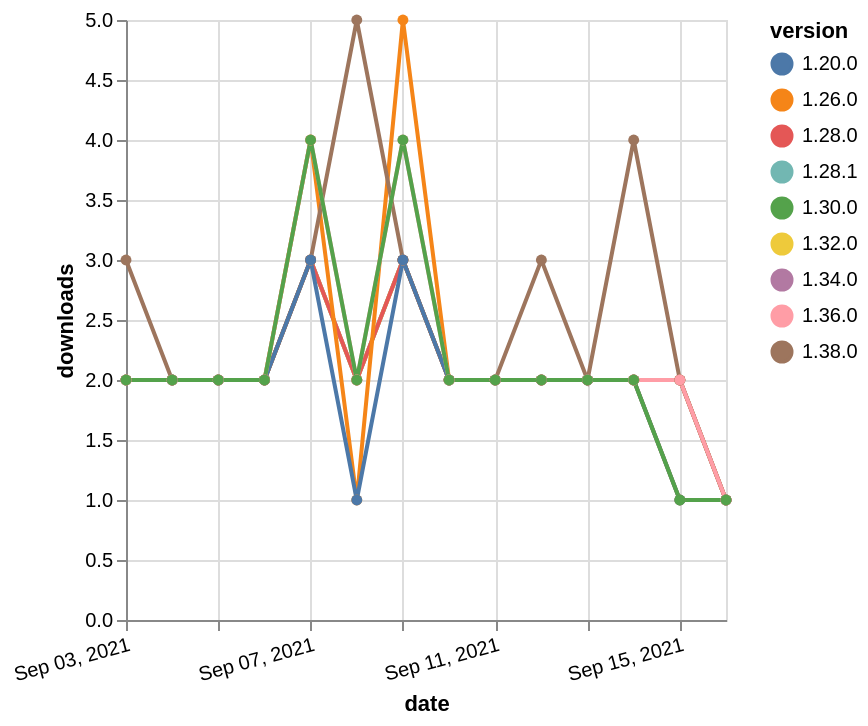

Write the Vega-Lite specification saved for this chart.
### Vega-Lite specification from a JSON file in a GitHub repository (floating-point values rounded to 4 significant figures)
{"$schema": "https://vega.github.io/schema/vega-lite/v5.json", "description": "A simple bar chart with embedded data.", "data": {"values": [{"date": "2021-09-03", "total": 1024, "delta": 2, "version": "1.34.0"}, {"date": "2021-09-04", "total": 1026, "delta": 2, "version": "1.34.0"}, {"date": "2021-09-05", "total": 1028, "delta": 2, "version": "1.34.0"}, {"date": "2021-09-06", "total": 1030, "delta": 2, "version": "1.34.0"}, {"date": "2021-09-07", "total": 1033, "delta": 3, "version": "1.34.0"}, {"date": "2021-09-08", "total": 1035, "delta": 2, "version": "1.34.0"}, {"date": "2021-09-09", "total": 1038, "delta": 3, "version": "1.34.0"}, {"date": "2021-09-10", "total": 1040, "delta": 2, "version": "1.34.0"}, {"date": "2021-09-11", "total": 1042, "delta": 2, "version": "1.34.0"}, {"date": "2021-09-12", "total": 1044, "delta": 2, "version": "1.34.0"}, {"date": "2021-09-13", "total": 1046, "delta": 2, "version": "1.34.0"}, {"date": "2021-09-14", "total": 1048, "delta": 2, "version": "1.34.0"}, {"date": "2021-09-15", "total": 1050, "delta": 2, "version": "1.34.0"}, {"date": "2021-09-16", "total": 1051, "delta": 1, "version": "1.34.0"}, {"date": "2021-09-03", "total": 1966, "delta": 2, "version": "1.28.1"}, {"date": "2021-09-04", "total": 1968, "delta": 2, "version": "1.28.1"}, {"date": "2021-09-05", "total": 1970, "delta": 2, "version": "1.28.1"}, {"date": "2021-09-06", "total": 1972, "delta": 2, "version": "1.28.1"}, {"date": "2021-09-07", "total": 1975, "delta": 3, "version": "1.28.1"}, {"date": "2021-09-08", "total": 1977, "delta": 2, "version": "1.28.1"}, {"date": "2021-09-09", "total": 1980, "delta": 3, "version": "1.28.1"}, {"date": "2021-09-10", "total": 1982, "delta": 2, "version": "1.28.1"}, {"date": "2021-09-11", "total": 1984, "delta": 2, "version": "1.28.1"}, {"date": "2021-09-12", "total": 1986, "delta": 2, "version": "1.28.1"}, {"date": "2021-09-13", "total": 1988, "delta": 2, "version": "1.28.1"}, {"date": "2021-09-14", "total": 1990, "delta": 2, "version": "1.28.1"}, {"date": "2021-09-15", "total": 1992, "delta": 2, "version": "1.28.1"}, {"date": "2021-09-16", "total": 1993, "delta": 1, "version": "1.28.1"}, {"date": "2021-09-03", "total": 1500, "delta": 2, "version": "1.32.0"}, {"date": "2021-09-04", "total": 1502, "delta": 2, "version": "1.32.0"}, {"date": "2021-09-05", "total": 1504, "delta": 2, "version": "1.32.0"}, {"date": "2021-09-06", "total": 1506, "delta": 2, "version": "1.32.0"}, {"date": "2021-09-07", "total": 1509, "delta": 3, "version": "1.32.0"}, {"date": "2021-09-08", "total": 1511, "delta": 2, "version": "1.32.0"}, {"date": "2021-09-09", "total": 1514, "delta": 3, "version": "1.32.0"}, {"date": "2021-09-10", "total": 1516, "delta": 2, "version": "1.32.0"}, {"date": "2021-09-11", "total": 1518, "delta": 2, "version": "1.32.0"}, {"date": "2021-09-12", "total": 1520, "delta": 2, "version": "1.32.0"}, {"date": "2021-09-13", "total": 1522, "delta": 2, "version": "1.32.0"}, {"date": "2021-09-14", "total": 1524, "delta": 2, "version": "1.32.0"}, {"date": "2021-09-15", "total": 1526, "delta": 2, "version": "1.32.0"}, {"date": "2021-09-16", "total": 1527, "delta": 1, "version": "1.32.0"}, {"date": "2021-09-03", "total": 2085, "delta": 2, "version": "1.28.0"}, {"date": "2021-09-04", "total": 2087, "delta": 2, "version": "1.28.0"}, {"date": "2021-09-05", "total": 2089, "delta": 2, "version": "1.28.0"}, {"date": "2021-09-06", "total": 2091, "delta": 2, "version": "1.28.0"}, {"date": "2021-09-07", "total": 2094, "delta": 3, "version": "1.28.0"}, {"date": "2021-09-08", "total": 2096, "delta": 2, "version": "1.28.0"}, {"date": "2021-09-09", "total": 2099, "delta": 3, "version": "1.28.0"}, {"date": "2021-09-10", "total": 2101, "delta": 2, "version": "1.28.0"}, {"date": "2021-09-11", "total": 2103, "delta": 2, "version": "1.28.0"}, {"date": "2021-09-12", "total": 2105, "delta": 2, "version": "1.28.0"}, {"date": "2021-09-13", "total": 2107, "delta": 2, "version": "1.28.0"}, {"date": "2021-09-14", "total": 2109, "delta": 2, "version": "1.28.0"}, {"date": "2021-09-15", "total": 2111, "delta": 2, "version": "1.28.0"}, {"date": "2021-09-16", "total": 2112, "delta": 1, "version": "1.28.0"}, {"date": "2021-09-03", "total": 2498, "delta": 2, "version": "1.26.0"}, {"date": "2021-09-04", "total": 2500, "delta": 2, "version": "1.26.0"}, {"date": "2021-09-05", "total": 2502, "delta": 2, "version": "1.26.0"}, {"date": "2021-09-06", "total": 2504, "delta": 2, "version": "1.26.0"}, {"date": "2021-09-07", "total": 2508, "delta": 4, "version": "1.26.0"}, {"date": "2021-09-08", "total": 2509, "delta": 1, "version": "1.26.0"}, {"date": "2021-09-09", "total": 2514, "delta": 5, "version": "1.26.0"}, {"date": "2021-09-10", "total": 2516, "delta": 2, "version": "1.26.0"}, {"date": "2021-09-11", "total": 2518, "delta": 2, "version": "1.26.0"}, {"date": "2021-09-12", "total": 2520, "delta": 2, "version": "1.26.0"}, {"date": "2021-09-13", "total": 2522, "delta": 2, "version": "1.26.0"}, {"date": "2021-09-14", "total": 2524, "delta": 2, "version": "1.26.0"}, {"date": "2021-09-15", "total": 2525, "delta": 1, "version": "1.26.0"}, {"date": "2021-09-16", "total": 2526, "delta": 1, "version": "1.26.0"}, {"date": "2021-09-03", "total": 249, "delta": 3, "version": "1.38.0"}, {"date": "2021-09-04", "total": 251, "delta": 2, "version": "1.38.0"}, {"date": "2021-09-05", "total": 253, "delta": 2, "version": "1.38.0"}, {"date": "2021-09-06", "total": 255, "delta": 2, "version": "1.38.0"}, {"date": "2021-09-07", "total": 258, "delta": 3, "version": "1.38.0"}, {"date": "2021-09-08", "total": 263, "delta": 5, "version": "1.38.0"}, {"date": "2021-09-09", "total": 266, "delta": 3, "version": "1.38.0"}, {"date": "2021-09-10", "total": 268, "delta": 2, "version": "1.38.0"}, {"date": "2021-09-11", "total": 270, "delta": 2, "version": "1.38.0"}, {"date": "2021-09-12", "total": 273, "delta": 3, "version": "1.38.0"}, {"date": "2021-09-13", "total": 275, "delta": 2, "version": "1.38.0"}, {"date": "2021-09-14", "total": 279, "delta": 4, "version": "1.38.0"}, {"date": "2021-09-15", "total": 281, "delta": 2, "version": "1.38.0"}, {"date": "2021-09-16", "total": 282, "delta": 1, "version": "1.38.0"}, {"date": "2021-09-03", "total": 2581, "delta": 2, "version": "1.20.0"}, {"date": "2021-09-04", "total": 2583, "delta": 2, "version": "1.20.0"}, {"date": "2021-09-05", "total": 2585, "delta": 2, "version": "1.20.0"}, {"date": "2021-09-06", "total": 2587, "delta": 2, "version": "1.20.0"}, {"date": "2021-09-07", "total": 2590, "delta": 3, "version": "1.20.0"}, {"date": "2021-09-08", "total": 2591, "delta": 1, "version": "1.20.0"}, {"date": "2021-09-09", "total": 2594, "delta": 3, "version": "1.20.0"}, {"date": "2021-09-10", "total": 2596, "delta": 2, "version": "1.20.0"}, {"date": "2021-09-11", "total": 2598, "delta": 2, "version": "1.20.0"}, {"date": "2021-09-12", "total": 2600, "delta": 2, "version": "1.20.0"}, {"date": "2021-09-13", "total": 2602, "delta": 2, "version": "1.20.0"}, {"date": "2021-09-14", "total": 2604, "delta": 2, "version": "1.20.0"}, {"date": "2021-09-15", "total": 2605, "delta": 1, "version": "1.20.0"}, {"date": "2021-09-16", "total": 2606, "delta": 1, "version": "1.20.0"}, {"date": "2021-09-03", "total": 738, "delta": 2, "version": "1.36.0"}, {"date": "2021-09-04", "total": 740, "delta": 2, "version": "1.36.0"}, {"date": "2021-09-05", "total": 742, "delta": 2, "version": "1.36.0"}, {"date": "2021-09-06", "total": 744, "delta": 2, "version": "1.36.0"}, {"date": "2021-09-07", "total": 748, "delta": 4, "version": "1.36.0"}, {"date": "2021-09-08", "total": 750, "delta": 2, "version": "1.36.0"}, {"date": "2021-09-09", "total": 754, "delta": 4, "version": "1.36.0"}, {"date": "2021-09-10", "total": 756, "delta": 2, "version": "1.36.0"}, {"date": "2021-09-11", "total": 758, "delta": 2, "version": "1.36.0"}, {"date": "2021-09-12", "total": 760, "delta": 2, "version": "1.36.0"}, {"date": "2021-09-13", "total": 762, "delta": 2, "version": "1.36.0"}, {"date": "2021-09-14", "total": 764, "delta": 2, "version": "1.36.0"}, {"date": "2021-09-15", "total": 766, "delta": 2, "version": "1.36.0"}, {"date": "2021-09-16", "total": 767, "delta": 1, "version": "1.36.0"}, {"date": "2021-09-03", "total": 1979, "delta": 2, "version": "1.30.0"}, {"date": "2021-09-04", "total": 1981, "delta": 2, "version": "1.30.0"}, {"date": "2021-09-05", "total": 1983, "delta": 2, "version": "1.30.0"}, {"date": "2021-09-06", "total": 1985, "delta": 2, "version": "1.30.0"}, {"date": "2021-09-07", "total": 1989, "delta": 4, "version": "1.30.0"}, {"date": "2021-09-08", "total": 1991, "delta": 2, "version": "1.30.0"}, {"date": "2021-09-09", "total": 1995, "delta": 4, "version": "1.30.0"}, {"date": "2021-09-10", "total": 1997, "delta": 2, "version": "1.30.0"}, {"date": "2021-09-11", "total": 1999, "delta": 2, "version": "1.30.0"}, {"date": "2021-09-12", "total": 2001, "delta": 2, "version": "1.30.0"}, {"date": "2021-09-13", "total": 2003, "delta": 2, "version": "1.30.0"}, {"date": "2021-09-14", "total": 2005, "delta": 2, "version": "1.30.0"}, {"date": "2021-09-15", "total": 2006, "delta": 1, "version": "1.30.0"}, {"date": "2021-09-16", "total": 2007, "delta": 1, "version": "1.30.0"}]}, "width": "container", "mark": {"type": "line", "point": {"filled": true}}, "encoding": {"x": {"field": "date", "type": "temporal", "timeUnit": "yearmonthdate", "title": "date", "axis": {"labelAngle": -15}}, "y": {"field": "delta", "type": "quantitative", "title": "downloads"}, "color": {"field": "version", "type": "nominal"}, "tooltip": {"field": "delta"}}}
